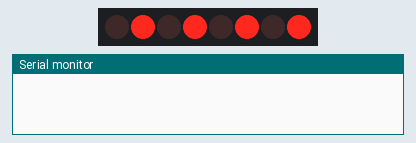
A sketch run on a simulated Arduino Uno, built with avr-gcc and run on an emulated ATmega328P. On the bench: 8 shift-register outputs drawn as a row of LEDs (first output left, lit = HIGH), the last lines printed to the serial monitor. Wiring (inferred from the names in the program): shift register (74HC595): data pin 12; shift clock pin 9; latch pin 11. Wiring (inferred from the signals the program sends): row of LEDs: on Q0, Q1, Q2, Q3, Q4, Q5, Q6, Q7.

Above: at 0.5 s.
At 3.5 s:
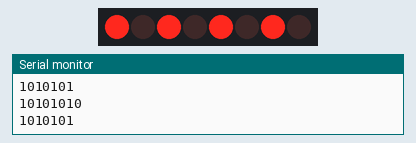
Timing chart, 0 to 4.6 s (numbered marks = the images above):
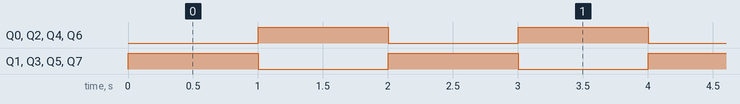

Measured:
- by itself, Q0–7: alternates HIGH for 1.0 s and LOW for 1.0 s

The sketch:

Binary_bit_Flipper.ino
```cpp
int latchPin = 11;
int clockPin = 9;
int dataPin =12;

//byte LEDs = 0xFF; // turns all the LEDs ON 1111, 1111
int dt = 1000;

byte LEDs2 = 0b01010101;
byte LEDs1 = 0b11111110;
void setup() {
  // put your setup code here, to run once:
Serial.begin(9600);
pinMode(latchPin, OUTPUT);
pinMode(dataPin, OUTPUT);
pinMode(clockPin, OUTPUT);

}

void loop() {
  // put your main code here, to run repeatedly:
//digitalWrite(latchPin, LOW);
//shiftOut(dataPin, clockPin, LSBFIRST, LEDs);
//digitalWrite(latchPin, HIGH);
//delay(dt);
//
//Serial.println(LEDs, BIN);
//LEDs = LEDs /2; // shifts to the right

digitalWrite(latchPin, LOW);
shiftOut(dataPin, clockPin, LSBFIRST, LEDs2);
digitalWrite(latchPin, HIGH);
delay(dt);


Serial.println(LEDs2, BIN);
//LEDs2 = LEDs2*128 + LEDs2 / 2; // shifts to the left
LEDs2 = 255 - LEDs2;
}
```
